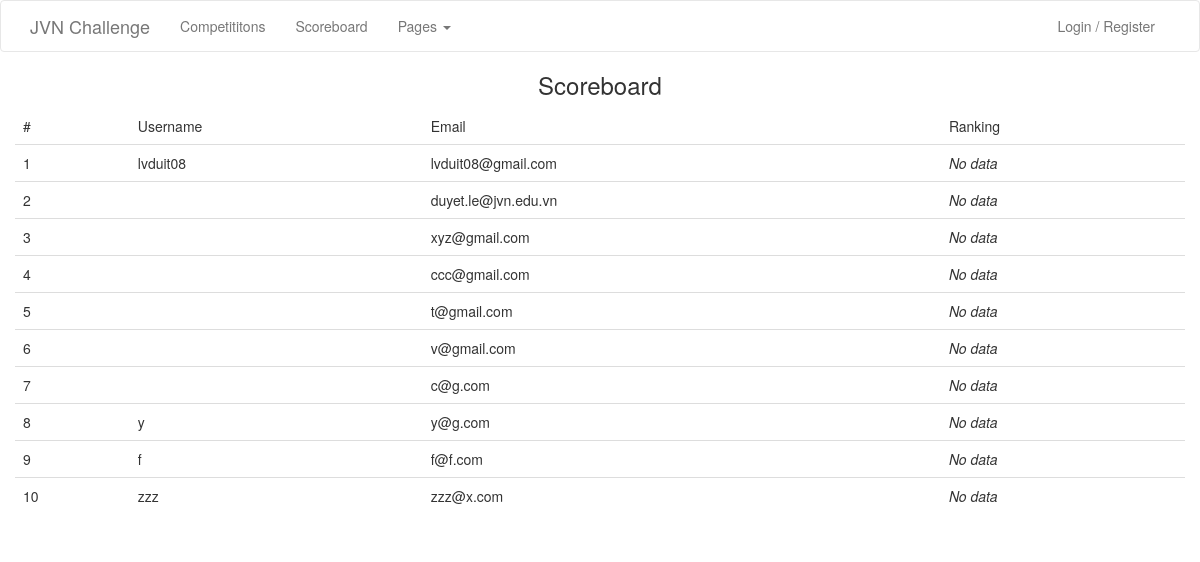
The page /scoreboard/ on the database as committed earlier.
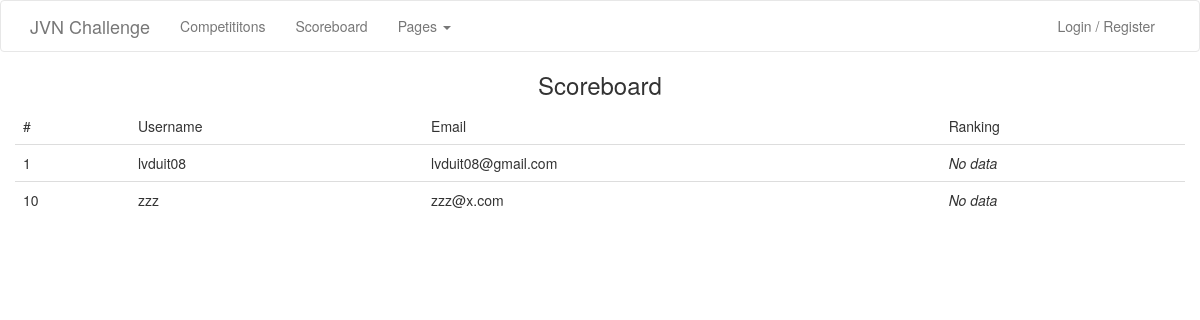
The same page on the database as committed later.
### accounts/models.py (models this page shows, shortened)
@python_2_unicode_compatible
class User(AbstractBaseUser, PermissionsMixin):
    USERNAME_FIELD = 'email'
    username = models.CharField("Username", max_length=200)
    email = models.EmailField("Email", unique=True)
    avatar = models.CharField("Avatar", default='', max_length=200)
    first_name = models.CharField("First name", max_length=200, default='')
    last_name = models.CharField("Last name", max_length=200, default='')
    is_active = models.BooleanField(default=False)
    is_staff = models.BooleanField(default=False)
    created_at = models.DateTimeField(auto_now_add=True)
    updated_at = models.DateTimeField(auto_now=True)
    objects = UserManager()

### scoreboard/views.py (the view)
def index(request):
	users = User.objects.all()
	context = {
		"users": users
	}
	return render(request, 'scoreboard/index.html', context)

### scoreboard/templates/scoreboard/index.html (shortened to what this page needs)
{% extends "jvnchallenge/base.html" %}
{% load static %}
{% block content %}
<div class="container">
	<div class="row">
		<div class="text-center">
	    <h3>Scoreboard</h3>
	</div>
	</div>
	<div class="row">
		<table class="table">
			<thead>
				<tr>
					<td>#</td>
					<td>Username</td>
					<td>Email</td>
					<td>Ranking</td>
				</tr>
			</thead>
			<tbody>
				{% for user in users %}
					<tr>
						<td>{{user.id}}</td>
						<td>{{user.username}}</td>
						<td>{{user.email}}</td>
						<td><i>No data</i></td>
					</tr>
				{% endfor %}
			</tbody>
		</table>
	</div>
</div>
{% endblock %}

Rows that differ between the two databases and show on the page:
removed User: id "2", email "duyet.le@jvn.edu.vn"
removed User: id "3", email "xyz@gmail.com"
removed User: id "4", email "ccc@gmail.com"
removed User: id "5", email "t@gmail.com"
removed User: id "6", email "v@gmail.com"
removed User: id "7", email "c@g.com"
removed User: id "8", username "y", email "y@g.com"
removed User: id "9", username "f", email "f@f.com"
